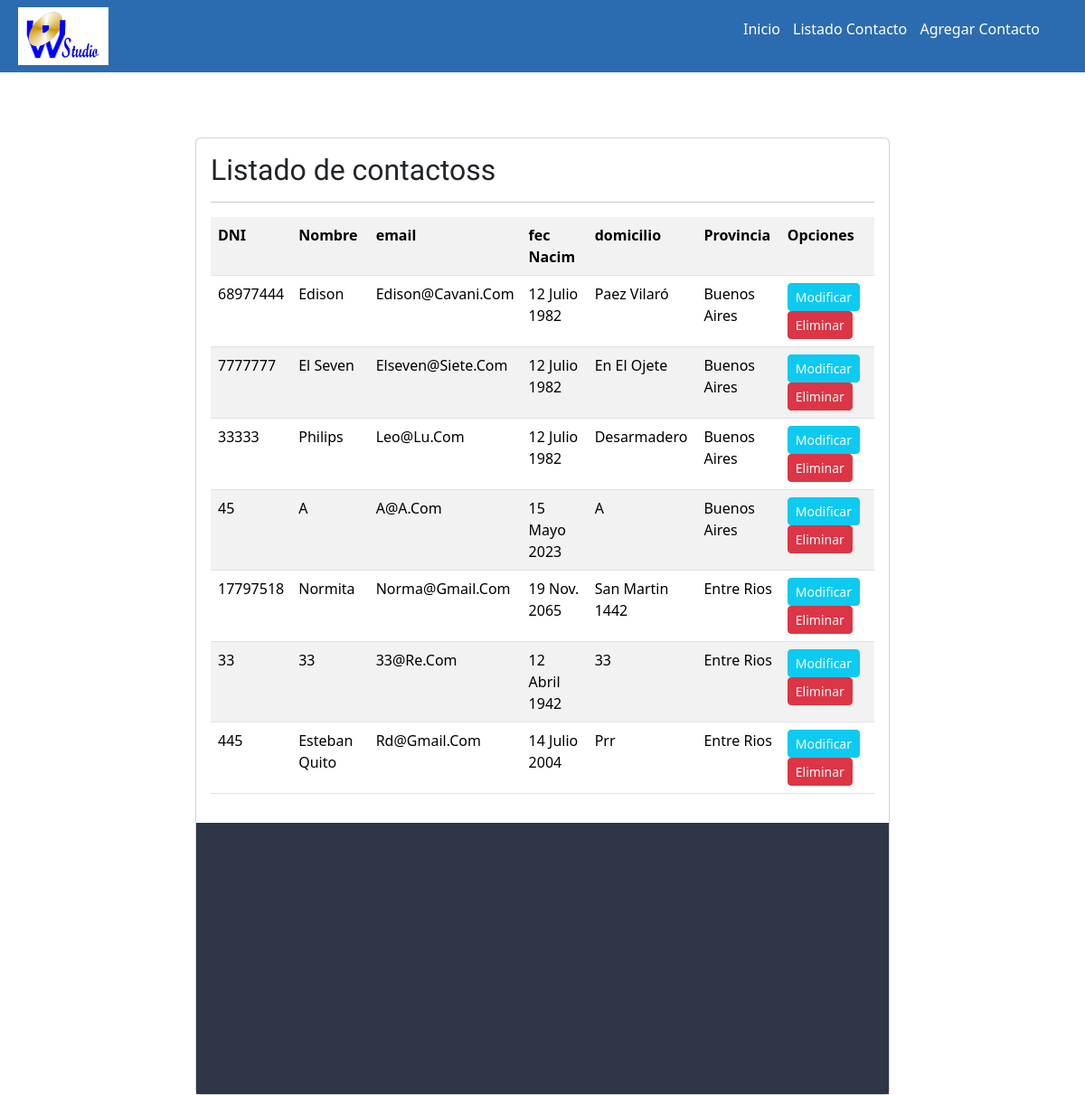
The app's page /listar-contactos/, older data.
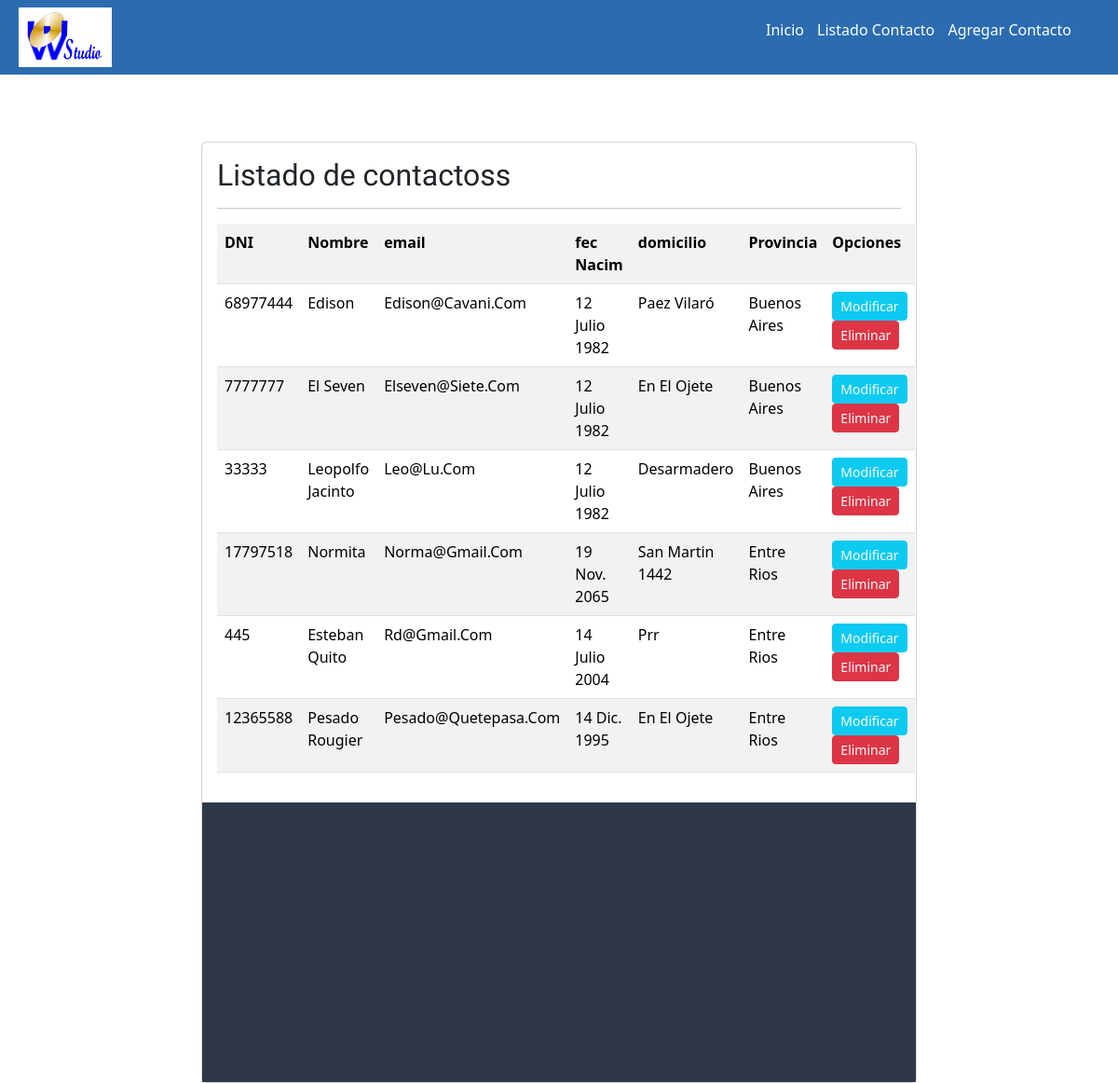
The same page, newer data.
### agenda/models.py (models this page shows, shortened)
class Agenda(models.Model):
    DNI = models.CharField(max_length=8, unique=True)
    nombre = models.CharField(max_length=100)
    email = models.EmailField()
    fec_nac = models.DateField()
    domicilio = models.CharField( max_length=100)
    provincia = models.ForeignKey(Provincia, on_delete=models.CASCADE)
    imagen = models.ImageField(upload_to='agenda', null=True)
    class Meta:
        verbose_name = "Agenda"
        verbose_name_plural = "agendas"
        db_table = "agenda"

class Provincia(models.Model):
    nombre = models.CharField(max_length=100)
    class Meta:
        verbose_name = "Provincia"
        verbose_name_plural = "provincias"
        db_table = "provincia"
    def __str__(self):
        return self.nombre

### agenda/views.py (the view)
# urls.py: path('listar-contactos/', listar_contactos, name="listar_contactos"),
def listar_contactos(request):
    contactos = Agenda.objects.all()
    data = {
        'contactos': contactos
    }
    return render(request,'agenda/listar_contactos.html', data)

### agenda/templates/agenda/listar_contactos.html (shortened to what this page needs)
<!DOCTYPE html>
<html lang="es">
<head>
    {% extends 'agenda/base.html' %}
    {% load static %}
    {% block contenido %}
        <div id="contenido">
        {% load humanize %}
        <link href="https://cdn.jsdelivr.net/npm/bootstrap@5.3.2/dist/css/bootstrap.min.css" rel="stylesheet">
        <br><br><br>
        <div class="card">
            <div class="card-body">
                <h2>Listado de contactoss</h2>
                <hr>
                <table class="table table-striped table-hover table-responsive-sm">
                    <tr>
                        <th>DNI</th>
                        <th>Nombre</th>
                        <th>email</th>
                        <th>fec Nacim</th>
                        <th>domicilio</th>
                        <th>Provincia</th>
                        <th>Opciones</th>
                    </tr>
                    {% for c in contactos %}
                    <tr>
                        <td>{{ c.DNI | title }}</td>
                        <td>{{ c.nombre| title }}</td>
                        <td>{{ c.email | title }}</td>
                        <td>{{ c.fec_nac }}</td>
                        <td>{{ c.domicilio| title }}</td>
                        <td>{{ c.provincia | title }}</td>
                        <td>
                            <a href="{% url 'modificar_contacto' c.id %}" class="btn btn-sm btn-info text-light">
                                Modificar
                            </a>
                        <a href="{% url 'eliminar_contacto' c.id %}" class="btn btn-sm btn-danger text-light">
                            Eliminar
                        </a
                        </td>
                    </tr>
                    {% endfor %}
                </table>
    {% endblock %}

### agenda/templates/agenda/base.html (shortened to what this page needs)
<!DOCTYPE html>
<html lang="es">
<head>
    {% load static %}
    <link rel="stylesheet" href="{% static 'app/css/estilos.css' %}">
</head>
<body>
    <header id="header">
        <div class="contenedor_logo">
            <img  class="logo"  src="{% static 'app/img/logo.jpg' %}" alt="logo">
        </div>
        <div>
            <nav id="nav">
                <ul>
                    <li>
                        <a href="{% url 'home' %}"> Inicio </a>
                    </li>
                    <li>
                        <a href="{% url 'listar_contactos' %}">Listado Contacto</a>
                    </li>
                    <li>
                        <a href="{% url 'agregar_contacto' %}">Agregar Contacto</a>
                    </li>
                </ul>
            </nav>
        </div>
    </header>
    <div id="contenido">
        {% block contenido %}
        {% endblock %}
    </div>
    <footer>
    </footer>
</body>
</html>

### agenda/static/agenda/css/estilos.css (style rules this page uses)
* { margin:0; padding:0; }
body { background-color:#EDF2F7; font-family: 'Open Sans', sans-serif; }
h1,h2 { font-family: 'Balsamiq Sans', cursive; }
header { width: 100%; height: 80px; background-color: #2B6CB0; display: flex; justify-content: space-between; }
header > div { width: 50%; }
.contenedor_logo { display: flex; align-items: center; }
.logo { width: 100px; margin-left: 20px; }
nav { display: flex; justify-content: flex-end; align-items: center; height: 100%; }
nav > ul { margin-right: 50px; }
nav > ul > li { display: inline; margin-left: 10px; }
nav a { color:white; text-decoration: none; }
#contenido { width: 80%; margin:auto; max-width: 1280px; min-height: 100vh; }
footer { width: 100%; height: 300px; background-color: #2D3748; }

Row changes from the older to the newer data that the page shows:
removed Agenda: DNI "45", nombre "A", email "A@A.Com", fec_nac "15 Mayo 2023", domicilio "A", provincia "Buenos Aires"
removed Agenda: DNI "33", nombre "33", email "33@Re.Com", fec_nac "12 Abril 1942", domicilio "33", provincia "Entre Rios"
changed Agenda "Leo@Lu.Com": nombre "Philips" → "Leopolfo Jacinto"
added Agenda: DNI "12365588", nombre "Pesado Rougier", email "Pesado@Quetepasa.Com", fec_nac "14 Dic. 1995", domicilio "En El Ojete", provincia "Entre Rios"
